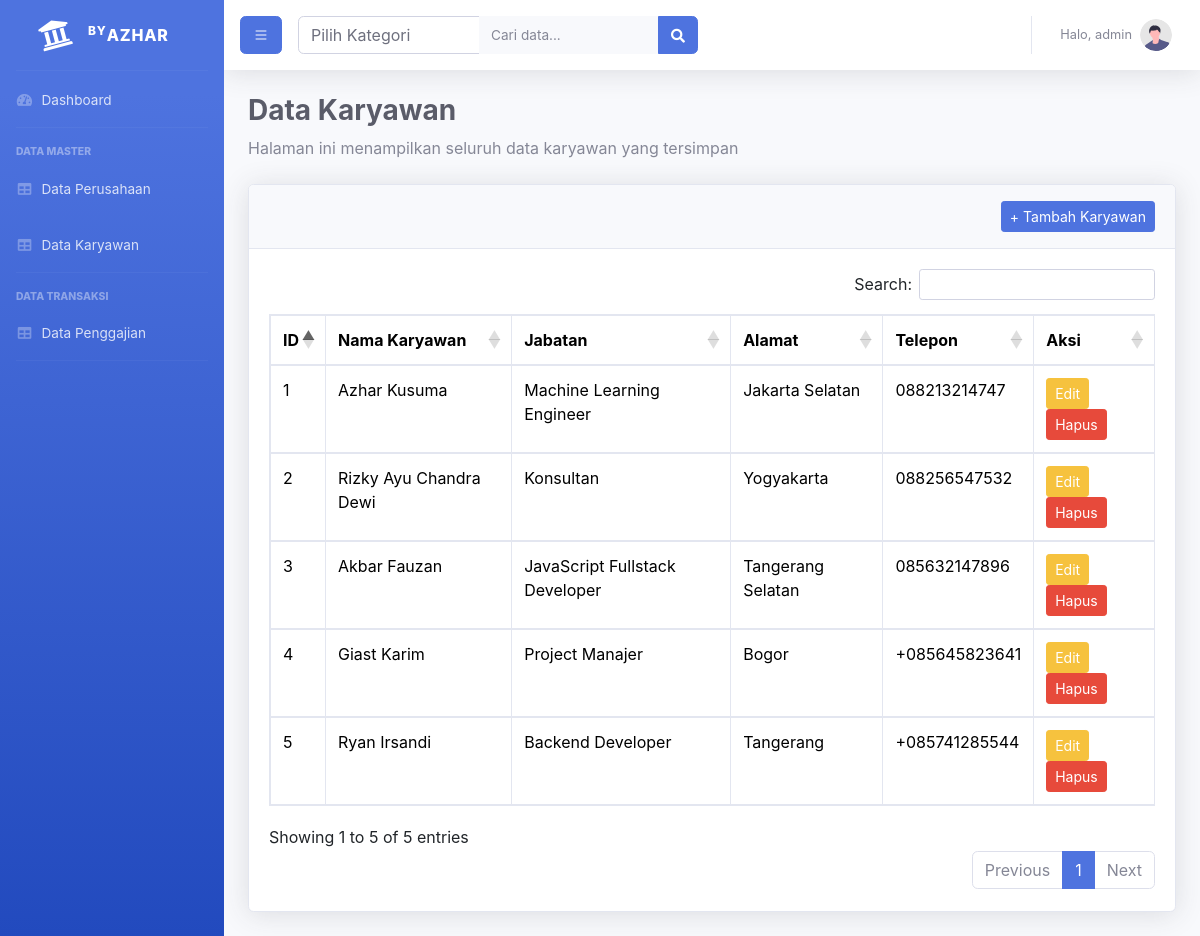
The page /data_karyawan/index.php on the database its author committed.
### tables this page shows
CREATE TABLE `karyawan` (
  `id_karyawan` int(11) NOT NULL,
  `nama_karyawan` varchar(50) DEFAULT NULL,
  `jabatan` varchar(50) DEFAULT NULL,
  `alamat` varchar(255) DEFAULT NULL,
  `telepon` varchar(50) DEFAULT NULL
);

### data_karyawan/index.php (the view, shortened to what this page needs)
<?php
include '../partials/header.php';
$q = $_GET['q'] ?? '';
$query = "SELECT * FROM karyawan";
$result = mysqli_query($conn, $query);
?>
    <div id="wrapper">
        <?php include '../partials/sidebar.php'; ?>
        <div id="content-wrapper" class="d-flex flex-column">
        <div id="content">
                <?php include '../partials/navbar.php'; ?>
                <div class="container-fluid ps-4 pe-4">
                    <h1 class="h3 mb-2 text-gray-800 font-weight-bold">Data Karyawan</h1>
                    <p class="mb-4">Halaman ini menampilkan seluruh data karyawan yang tersimpan</p>
                    <div class="card shadow mb-4">
                        <div class="card-header py-3">
                            <a href="tambah.php" class="btn btn-primary btn-sm float-right">+ Tambah Karyawan</a>
                        </div>
                        <div class="card-body">
                            <div class="table-responsive">
                                <table class="table table-bordered" id="dataTable" width="100%" cellspacing="0">
                                    <thead>
                                        <tr>
                                            <th>ID</th>
                                            <th>Nama Karyawan</th>
                                            <th>Jabatan</th>
                                            <th>Alamat</th>
                                            <th>Telepon</th>
                                            <th>Aksi</th>
                                        </tr>
                                    </thead>
                                    <tbody>
                                        <?php
                                        function highlight($text, $keyword) {
                                            if (!$keyword) return htmlspecialchars($text);
                                            return preg_replace("/(" . preg_quote($keyword, '/') . ")/i", "<span class='highlight'>$1</span>", htmlspecialchars($text));
                                        }
                                        while ($row = mysqli_fetch_assoc($result)) {
                                            echo "<tr>";
                                            echo "<td>" . htmlspecialchars($row['id_karyawan']) . "</td>";
                                            echo "<td>" . highlight($row['nama_karyawan'], $q) . "</td>";
                                            echo "<td>" . highlight($row['jabatan'], $q) . "</td>";
                                            echo "<td>" . highlight($row['alamat'], $q) . "</td>";
                                            echo "<td>" . htmlspecialchars($row['telepon']) . "</td>";
                                            echo "<td>
                                                <a href='edit.php?id_karyawan=" . $row['id_karyawan'] . "' class='btn btn-sm btn-warning'>Edit</a>
                                                <a href='hapus.php?id_karyawan=" . $row['id_karyawan'] . "' class='btn btn-danger btn-sm' onclick=\"return confirm('Yakin ingin menghapus?')\">Hapus</a>
                                            </td>";
                                            echo "</tr>";
                                        }
                                        ?>
                                    </tbody>
                                </table>
                            </div>
                        </div>
                    </div>
                </div>
<?php include '../partials/footer.php'; ?>

### rows shown on the page
karyawan: id_karyawan "1", nama_karyawan "Azhar Kusuma", jabatan "Machine Learning Engineer", alamat "Jakarta Selatan", telepon "088213214747"
karyawan: id_karyawan "2", nama_karyawan "Rizky Ayu Chandra Dewi", jabatan "Konsultan", alamat "Yogyakarta", telepon "088256547532"
karyawan: id_karyawan "3", nama_karyawan "Akbar Fauzan", jabatan "JavaScript Fullstack Developer", alamat "Tangerang Selatan", telepon "085632147896"
karyawan: id_karyawan "4", nama_karyawan "Giast Karim", jabatan "Project Manajer", alamat "Bogor", telepon "+085645823641"
karyawan: id_karyawan "5", nama_karyawan "Ryan Irsandi", jabatan "Backend Developer", alamat "Tangerang", telepon "+085741285544"

### other values the page prints
$_SESSION['username'] "admin"
